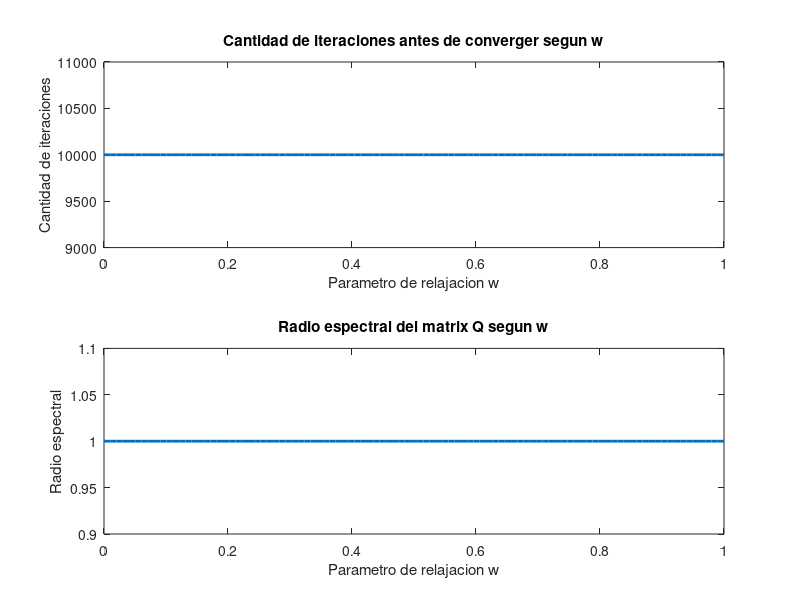

This figure's MATLAB source:
A = [-3, 4, 0; 1, -2, 3; -1, 9, 3]
b = [-3; 4; 2]

eps = 1e-6

max_iter = 10000;

w_values = linspace(0.0, 1.0, 100);
iterations = zeros(1, length(w_values));
spectral_radii = zeros(1, length(w_values));

for j = 1:length(w_values)

    w = w_values(j);
    try
      result = jacobi_relajado(A, b, [0;0;0], 1e-6, max_iter, w);
      iterations(j) = result(1);
      spectral_radii(j) = result(2);
    catch
      iterations(j) = max_iter;
      spectral_radii(j) = 1;
    end_try_catch

endfor

% Plotting iterations
figure;
subplot(2, 1, 1);
plot(w_values, iterations, 'LineWidth', 2);
xlabel("Parametro de relajacion w");
ylabel("Cantidad de iteraciones");
title("Cantidad de iteraciones antes de converger segun w");

% Plotting spectral radius
subplot(2, 1, 2);
plot(w_values, spectral_radii, 'LineWidth', 2);
xlabel("Parametro de relajacion w");
ylabel("Radio espectral");
title("Radio espectral del matrix Q segun w");

